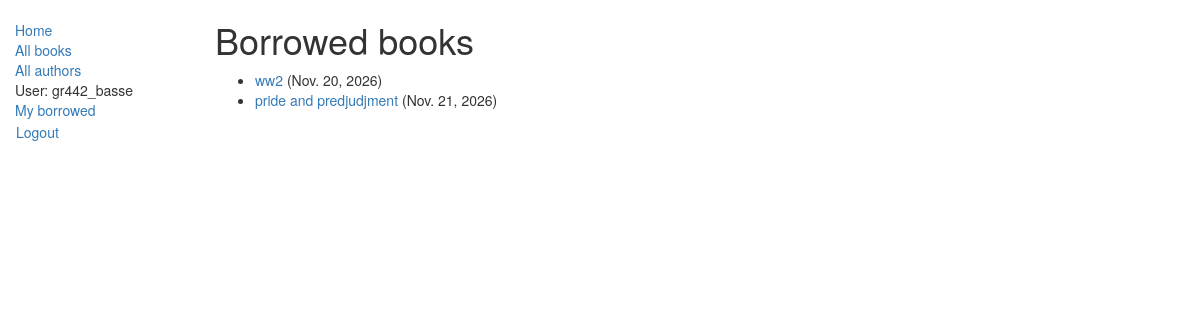
The page /catalog/mybooks/ (signed in) on the database as committed earlier.
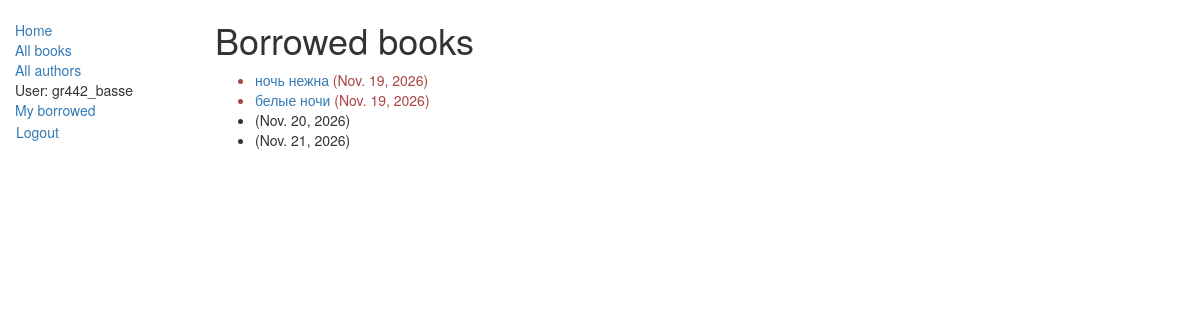
The same page on the database as committed later.
### catalog/models.py (models this page shows, shortened)
class BookInstance(models.Model):
    title = models.CharField(max_length=200 )
    id = models.UUIDField(primary_key=True, default=uuid.uuid4,
                          help_text="Unique ID for this particular book across whole library")
    book = models.ForeignKey('Book', on_delete=models.RESTRICT, null=True)
    imprint = models.CharField(max_length=200)
    due_back = models.DateField(null=True, blank=True)
    borrower = models.ForeignKey(settings.AUTH_USER_MODEL, on_delete=models.SET_NULL, null=True, blank=True)
    class LoanStatus(models.TextChoices):
        MAINTENANCE = 'm', 'Maintenance'
        ON_LOAN = 'o', 'On loan'
        AVAILABLE = 'a', 'Available'
        RESERVED = 'r', 'Reserved'
    status = models.CharField(
        max_length=1,
        choices=LoanStatus,
        blank=True,
        default=LoanStatus.MAINTENANCE,
        help_text='Book availability',
    )
    class Meta:
        ordering = ['due_back']
    @property
    def is_overdue(self):
        return bool(self.due_back and date.today() > self.due_back)

class Book(models.Model):
    title = models.CharField(max_length=200)
    author = models.ForeignKey('Author', on_delete=models.SET_NULL, null=True)
    summary = models.TextField(max_length=1000, help_text="Enter a brief description of the book")
    isbn = models.CharField('ISBN',max_length=13, help_text='13 Character <a href="https://www.isbn-international.org/content/what-isbn">ISBN number</a>')
    genre = models.ManyToManyField(Genre, help_text="Select a genre for this book")
    def display_genre(self):
        """
        Creates a string for the Genre. This is required to display genre in Admin.
        """
        return ', '.join([genre.name for genre in self.genre.all()[:3]])
    display_genre.short_description = 'Genre'

### catalog/views.py (the view)
# urls.py: path('mybooks/', views.LoanedBooksByUserListView.as_view(), name='my-borrowed'),
class LoanedBooksByUserListView(LoginRequiredMixin,generic.ListView):
    model = BookInstance
    template_name = 'catalog/bookinstance_list_borrowed_user.html'
    paginate_by = 10
    def get_queryset(self):
        return (
            BookInstance.objects.filter(borrower=self.request.user)
            .filter(status__exact=BookInstance.LoanStatus.ON_LOAN)
            .order_by('due_back')
        )

### catalog/templates/catalog/bookinstance_list_borrowed_user.html
{% extends "base_generic.html" %}
{% block content %}
    <h1>Borrowed books</h1>
    {% if bookinstance_list %}
    <ul>
      {% for bookinst in bookinstance_list %}
      <li class="{% if bookinst.is_overdue %}text-danger{% endif %}">
        <a href="{% url 'book-detail' bookinst.book.pk %}">{{ bookinst.book.title }}</a> ({{ bookinst.due_back }})
      </li>
      {% endfor %}
    </ul>
    {% else %}
      <p>There are no books borrowed.</p>
    {% endif %}
{% endblock %}

Rows that differ between the two databases and show on the page:
added BookInstance: book "ночь нежна", due_back "Nov. 19, 2026"
added BookInstance: book "белые ночи", due_back "Nov. 19, 2026"
changed BookInstance "Nov. 20, 2026": book_id 2 → empty (drawn); book "ww2" → (not shown)
changed BookInstance "Nov. 21, 2026": book_id 3 → empty (drawn); book "pride and predjudjment" → (not shown)
